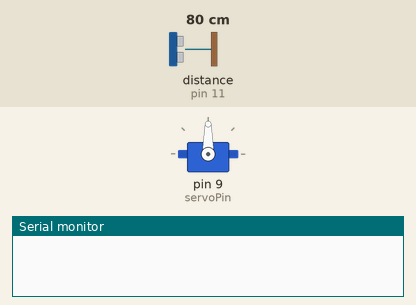
The sketch below on a simulated Arduino Uno, built with avr-gcc and run on an emulated ATmega328P. On the bench: servo, the last lines printed to the serial monitor. Wiring (inferred from the names in the program): ultrasonic range finder: trigger pin 10; echo pin 11. Inputs (shaded band) come from the test bench; at power-on: distance to the obstacle (sensor on pin 11) 80 cm. The echo pulse lasts 58.3 µs per cm.

Above: at 0.1 s.
At 2.2 s:
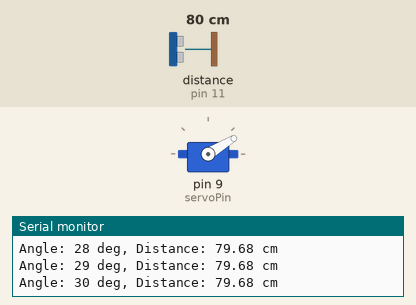
2.3 s: distance to the obstacle (sensor on pin 11) set to 85 cm
3.8 s: distance to the obstacle (sensor on pin 11) set to 9 cm
6.8 s: distance to the obstacle (sensor on pin 11) set to 120 cm
At 12.72 s:
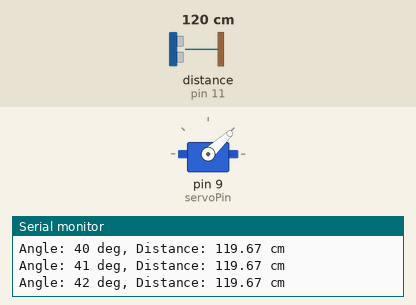
Timing chart, 0 to 16.2 s (numbered marks = the images above; inputs shaded):
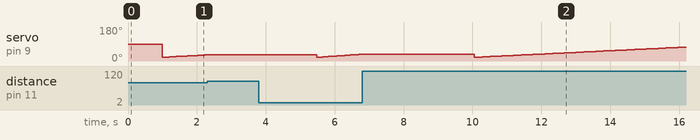

The sketch:

length_measurement.ino
```cpp
#include <Servo.h>
#include <math.h>

Servo scanner;

// Pins
const int servoPin = 9;
const int trigPin  = 10;
const int echoPin  = 11;

// Scan range
const int startAngle = 20;
const int endAngle   = 160;
const int stepAngle  = 1;

// Tuning values
const float objectThreshold = 80.0;   // cm, adjust to your setup
const int samplesPerAngle = 5;
const int sampleDelayMs = 25;

// Edge storage
bool inObject = false;
bool objectFound = false;

float leftAngle = -1;
float leftDistance = 0;

float rightAngle = -1;
float rightDistance = 0;

float readDistanceCm() {
  digitalWrite(trigPin, LOW);
  delayMicroseconds(2);
  digitalWrite(trigPin, HIGH);
  delayMicroseconds(10);
  digitalWrite(trigPin, LOW);

  long duration = pulseIn(echoPin, HIGH, 25000); // timeout 25 ms
  if (duration == 0) return 999.0;               // no echo

  return (duration * 0.0343) / 2.0;
}

float readAverageDistance() {
  float sum = 0.0;
  int valid = 0;

  for (int i = 0; i < samplesPerAngle; i++) {
    float d = readDistanceCm();
    if (d > 0 && d < 999.0) {
      sum += d;
      valid++;
    }
    delay(10);
  }

  if (valid == 0) return 999.0;
  return sum / valid;
}

void setup() {
  Serial.begin(9600);

  pinMode(trigPin, OUTPUT);
  pinMode(echoPin, INPUT);

  scanner.attach(servoPin);
  scanner.write(90);
  delay(1000);

  Serial.println("Starting object width scan...");
}

void loop() {
  // Reset edge data for each scan
  inObject = false;
  objectFound = false;
  leftAngle = -1;
  rightAngle = -1;

  float previousDistance = 999.0;

  // Sweep the servo
  for (int a = startAngle; a <= endAngle; a += stepAngle) {
    scanner.write(a);
    delay(sampleDelayMs);

    float d = readAverageDistance();

    Serial.print("Angle: ");
    Serial.print(a);
    Serial.print(" deg, Distance: ");
    Serial.print(d);
    Serial.println(" cm");

    // Simple threshold-based detection
    if (!inObject && d < objectThreshold) {
      // First time we enter the object region = left edge
      inObject = true;
      objectFound = true;
      leftAngle = a;
      leftDistance = d;
    }

    if (inObject && d >= objectThreshold) {
      // We just left the object region = right edge
      rightAngle = a - stepAngle;
      rightDistance = previousDistance;
      inObject = false;
      break; // stop scanning after object ends
    }

    previousDistance = d;
  }

  // Handle case where object extends to the last scanned angle
  if (inObject && objectFound) {
    rightAngle = endAngle;
    rightDistance = previousDistance;
  }

  if (!objectFound || leftAngle < 0 || rightAngle < 0) {
    Serial.println("No object detected.");
    Serial.println("-----");
    delay(2000);
    return;
  }

  // Convert polar coordinates to Cartesian
  float x1 = leftDistance * cos(radians(leftAngle));
  float y1 = leftDistance * sin(radians(leftAngle));

  float x2 = rightDistance * cos(radians(rightAngle));
  float y2 = rightDistance * sin(radians(rightAngle));

  // Best practical estimate for a front-facing object
  float widthFlat = abs(y2 - y1);

  // Optional straight-line distance between edge points
  float widthEdgeToEdge = sqrt((x2 - x1) * (x2 - x1) + (y2 - y1) * (y2 - y1));

  Serial.println();
  Serial.println("Object detected!");
  Serial.print("Left edge  : angle=");
  Serial.print(leftAngle);
  Serial.print(" deg, distance=");
  Serial.print(leftDistance);
  Serial.println(" cm");

  Serial.print("Right edge : angle=");
  Serial.print(rightAngle);
  Serial.print(" deg, distance=");
  Serial.print(rightDistance);
  Serial.println(" cm");

  Serial.print("Estimated width = ");
  Serial.print(widthFlat);
  Serial.println(" cm");

  Serial.print("Edge-to-edge distance = ");
  Serial.print(widthEdgeToEdge);
  Serial.println(" cm");
  Serial.println("-----");

  delay(3000);
}
```

Measured:
- after the input at 2.3 s, servo on pin 9 (servoPin): stays 32° (without the input it goes to 33° after 0.02 s)
